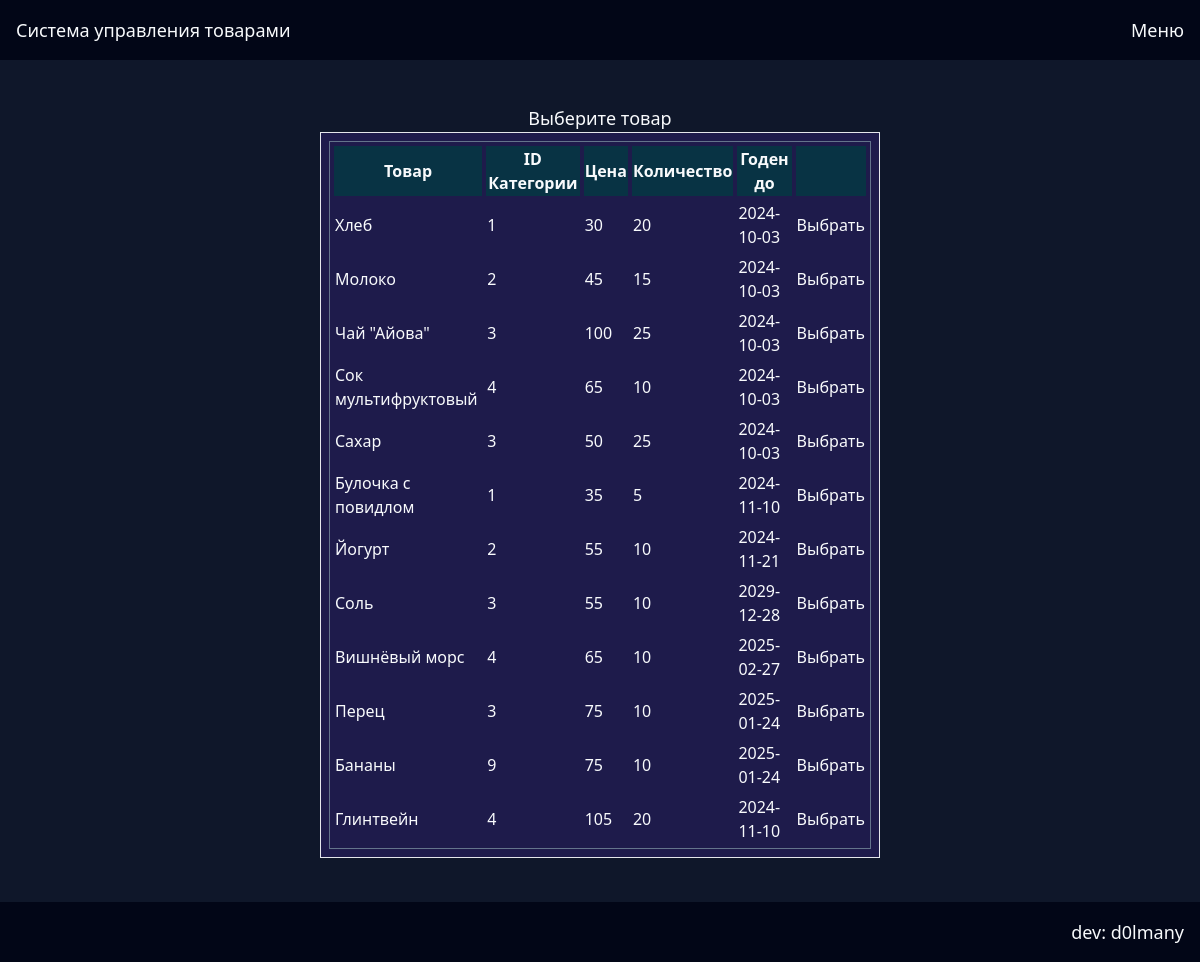
The app's page /SMP/editor.php with its own data.
### tables this page shows
CREATE TABLE `products` (
  `id` int NOT NULL,
  `name` varchar(60) NOT NULL,
  `id_category` int NOT NULL,
  `price` double NOT NULL,
  `quantity` int NOT NULL,
  `ex_date` date NOT NULL
);

### SMP/editor.php (the view, shortened to what this page needs)
<!DOCTYPE html>
<html lang="ru">
<head>
</head>
<body class="text-slate-50 bg-slate-900 accent-pink-500">
    <? include "connect.php"; sethead() ?>
    <main class="m-10 flex justify-center">
        <section class="w-1/2 m-1">
            <h3 class="text-lg text-center">
                <?
                if(isset($_POST["cobj"]) || isset($_POST["name"])){
                    echo "Внесите изменения";
                } else{
                    echo "Выберите товар";
                }
                ?>
            </h3>
            <?
            if(isset($_POST["name"])){
                $id=$_POST["id"]; $name=$_POST["name"]; $id_category=$_POST["category"]; $price=$_POST["price"];
        $quantity=$_POST["quantity"]; $ex_date=$_POST["ex_date"];
        try{
            $so = $pdo -> prepare("UPDATE products SET name=?, id_category=?, price=?, quantity=?, ex_date=? WHERE id=?");
            $so -> execute([$name,$id_category,$price,$quantity,$ex_date,$id]);
            $that= "Location: redirect.php?meth=3";
        } catch (Exception $e) {
            echo "<script>alert($e)</script>";
        }
        header($that);
        exit();
            } else{
                if(isset($_POST["cobj"])){
                $cobj=$_POST["cobj"];
                $sql = "SELECT * FROM products WHERE id=$cobj";
                $res = $pdo -> query($sql);
                $war = $res->fetchAll(PDO::FETCH_NUM); $ware = $war[0];
                $qwe = "
                <form method='post' class='p-2 border border-slate-150 bg-indigo-950'>
                <label class='flex justify-between mb-1'>Имя товара:<input type='text' name='name' class='bg-slate-900 border border-slate-150 w-1/2' value=".$ware[1]."></label>
                <label class='flex justify-between mb-1'>Категория:<select name='category' class='bg-slate-900 border border-slate-150 w-1/2'>"; echo $qwe;
                show_categories();
                echo <<<LIT
                </select></label><label class='flex justify-between mb-1'>Цена:<input type='number' name='price' class='bg-slate-900 border border-slate-150 w-1/2' value=".$ware[3]."></label>
                <label class='flex justify-between mb-1'>Количество:<input type='number' name='quantity' class='bg-slate-900 border border-slate-150 w-1/2' value=".$ware[4]."></label>
                <label class='flex justify-between mb-1'>Годен до:<input type='date' name='ex_date' class='bg-slate-900 border border-slate-150 w-1/2' value=".$ware[5]."></label>
                <input type='hidden' name='id' value=$ware[0]><input type='submit' value='Сохранить' class='bg-violet-950 p-2 text-center hover:bg-violet-900 transition duration-150 w-full'>
                LIT;
            } else {
                $qwe = <<<LIT
                <form method="post" class="p-2 border border-slate-150 bg-indigo-950">
            <table class="border-separate border border-slate-500 border-spacing-1 w-full">
                <tr class="bg-cyan-950 border border-slate-500">
                    <th>Товар</th>
                    <th>ID Категории</th>
                    <th>Цена</th>
                    <th>Количество</th>
                    <th>Годен до</th>
                    <th>    </th>
                </tr>
    LIT;
    echo $qwe;
    $result = $pdo->query("SELECT * FROM products");
            $ware = $result->fetchAll(PDO::FETCH_NUM);
            foreach($ware as $row){
                echo "<tr class='hover:bg-cyan-700 transition duration-150'>";
                for ($i = 1; $i < count($row); $i++) {
                    echo '<td>' . htmlspecialchars($row[$i]) . '</td>';
                }
                echo "<td class='text-center hover:bg-violet-700 transition duration-150'><button type='submit' name='cobj' value=$row[0]>Выбрать</button></td></tr>";
            } echo "</table>";
            }
            }
            ?>
        </form>
        </section>
    </main>
</body>
</html>

### records on screen
products: name "Хлеб", id_category "1", price "30", quantity "20", ex_date "2024-10-03", $row[0] 2 (drawn)
products: name "Молоко", id_category "2", price "45", quantity "15", ex_date "2024-10-03", $row[0] 3 (drawn)
products: name "Чай \"Айова\"", id_category "3", price "100", quantity "25", ex_date "2024-10-03", $row[0] 4 (drawn)
products: name "Сок мультифруктовый", id_category "4", price "65", quantity "10", ex_date "2024-10-03", $row[0] 5 (drawn)
products: name "Сахар", id_category "3", price "50", quantity "25", ex_date "2024-10-03", $row[0] 6 (drawn)
products: name "Булочка с повидлом", id_category "1", price "35", quantity "5", ex_date "2024-11-10", $row[0] 7 (drawn)
products: name "Йогурт", id_category "2", price "55", quantity "10", ex_date "2024-11-21", $row[0] 8 (drawn)
products: name "Соль", id_category "3", price "55", quantity "10", ex_date "2029-12-28", $row[0] 9 (drawn)
products: name "Вишнёвый морс", id_category "4", price "65", quantity "10", ex_date "2025-02-27", $row[0] 13 (drawn)
products: name "Перец", id_category "3", price "75", quantity "10", ex_date "2025-01-24", $row[0] 15 (drawn)
products: name "Бананы", id_category "9", price "75", quantity "10", ex_date "2025-01-24", $row[0] 29 (drawn)
products: name "Глинтвейн", id_category "4", price "105", quantity "20", ex_date "2024-11-10", $row[0] 30 (drawn)
